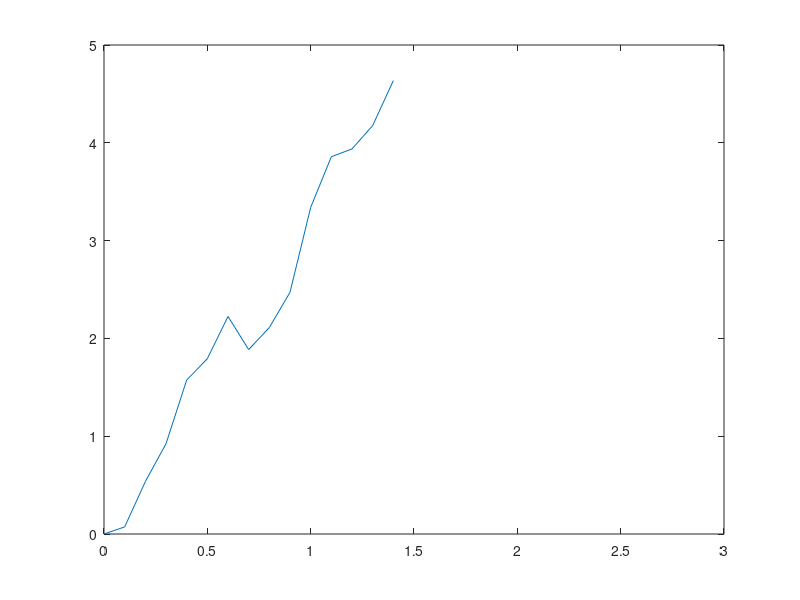

Recreate this plot in MATLAB.
% randomwalk
% woman walking on tight rope, rat making decisions, stock market

nsteps = 20; %each step is a separate event
timepts = 0:0.1:3; %each step takes three seconds

forwardspeed = .5;
noise = 0.3; %constant amount of noise like muscle noise, etc

stepsize = 5; %inches

footposition(1) = 0;
for i = 2:length(timepts)
    footposition(i) = footposition(i-1) + ...
        forwardspeed + ...
        (noise*randn(1,1)); %foot position over time
    if footposition(i) >= stepsize
        footposition(i:length(timepts)) = NaN; %if she goes beyond 5 inches
        i = length(timepts)+1; %breaks out of the loop because i is now greater than length(timepts)
    end
end

plot(timepts, footposition)

%this plots one step